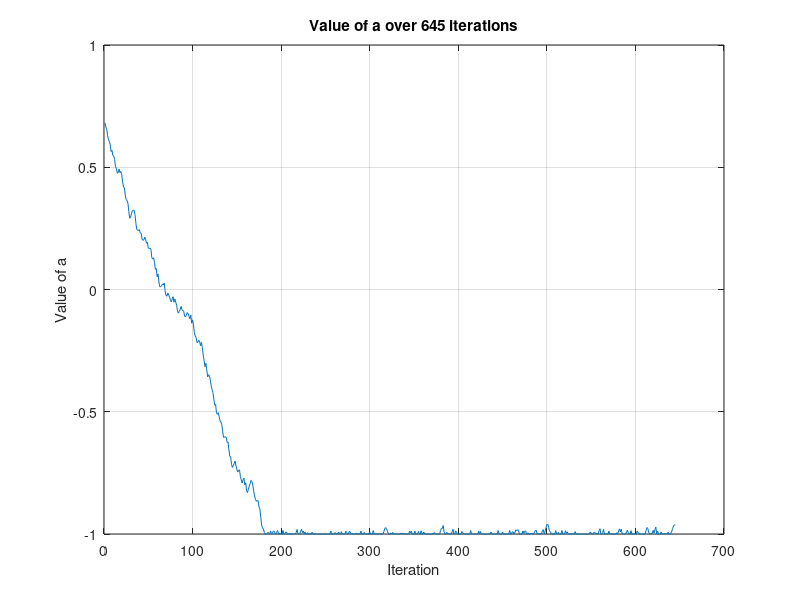

Write the MATLAB code that produced this figure.
% Number of iterations
num_iterations = 645;

% Initialize variable 'a' with starting value
a = 0.6823;

% Initialize array to store 'a' values
a_values = zeros(1, num_iterations);
a_values(1) = a;

% Loop for 645 iterations
for i = 2:num_iterations
    % Generate a random step
    step = (rand - 0.5) * 0.05; % Random step in the range [-0.025, 0.025]
    
    % Update 'a' value, gradually tending towards -0.5
    a = a + step - 0.01; % Small negative bias to steer towards -0.5
    
    % Ensure 'a' stays within the range [-1, 1]
    a = max(min(a, 1), -1);
    
    % Store the updated 'a' value
    a_values(i) = a;
end

% Plot the values of 'a'
figure;
plot(a_values);
xlabel('Iteration');
ylabel('Value of a');
title('Value of a over 645 iterations');
grid on;
